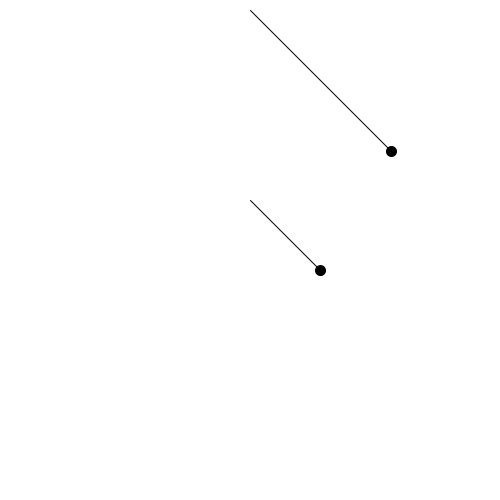
Frame 1 (no input)
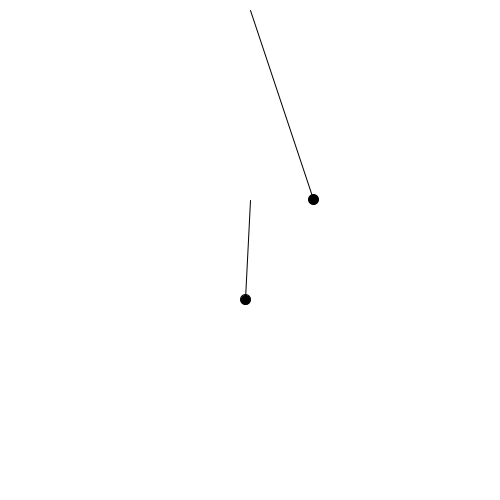
Frame 60 (the mouse pressed at the canvas centre just before this capture)
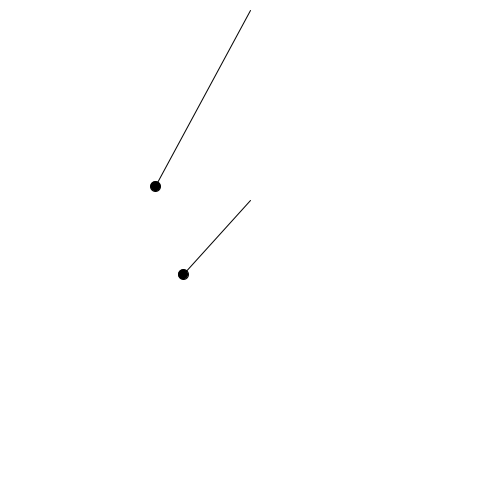
Frame 120 (the mouse held since frame 60 and released just before this capture)

The Processing sketch that drew these frames (run headless with seeded random() and noise(); from frame 60 on, the mouse is pressed at the canvas centre):

// Processing sketch: ch7_Pendulum
// ── ch7_Pendulum.pde
Pendulum p, p1;

void setup() {

  size(500, 500);

  p = new Pendulum(width/2, 10, 200, 5);
  
  p1 = new Pendulum(width/2, 200, 100, 5);
}

void draw() {
  background(255);
  
  p.update();
  p1.update();
  p.display();
  p1.display();
}

// ── Pendulum.pde
class Pendulum {

  float r;
  float angle;
  float aVel;
  float aAcc;
  PVector origin;
  PVector loc;
  float rad;
  float damping = 0.999;
  float mass;


  Pendulum(float ox, float oy, float _r, float _m) {
    origin = new PVector(ox, oy);
    loc = new PVector(0, 0);
    angle = PI/4;
    r = _r;
    aVel = 0;
    aAcc = 0;
    mass = _m;
    rad = mass*2;
  }


  void update() {
    float gravity = 0.4;
    aAcc = (-1 * gravity * sin(angle)) / r / mass;
    aVel = aVel + aAcc;
    angle = angle + aVel;

    aVel *= damping;
  }


  void display() {

    loc.x = sin(angle) * r;
    loc.y = cos(angle) * r;

    pushMatrix();
    translate(origin.x, origin.y);
    fill(0);
    ellipse(loc.x, loc.y, rad, rad);
    stroke(0);
    line(0, 0, loc.x, loc.y);
    popMatrix();
  }
}
